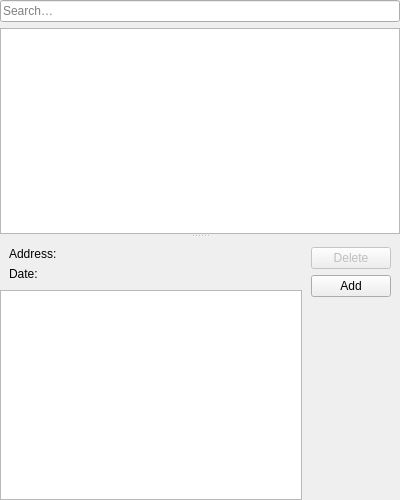
<?xml version="1.0" encoding="UTF-8"?>
<ui version="4.0">
 <class>Meerkat::NotesContentsWidget</class>
 <widget class="QWidget" name="Meerkat::NotesContentsWidget">
  <property name="geometry">
   <rect>
    <x>0</x>
    <y>0</y>
    <width>400</width>
    <height>500</height>
   </rect>
  </property>
  <layout class="QVBoxLayout" name="verticalLayout">
   <property name="leftMargin">
    <number>0</number>
   </property>
   <property name="topMargin">
    <number>0</number>
   </property>
   <property name="rightMargin">
    <number>0</number>
   </property>
   <property name="bottomMargin">
    <number>0</number>
   </property>
   <item>
    <widget class="QLineEdit" name="filterLineEdit">
     <property name="placeholderText">
      <string>Search…</string>
     </property>
     <property name="clearButtonEnabled">
      <bool>true</bool>
     </property>
    </widget>
   </item>
   <item>
    <widget class="QSplitter" name="splitter">
     <property name="orientation">
      <enum>Qt::Vertical</enum>
     </property>
     <property name="childrenCollapsible">
      <bool>false</bool>
     </property>
     <widget class="Meerkat::ItemViewWidget" name="notesViewWidget">
      <property name="contextMenuPolicy">
       <enum>Qt::CustomContextMenu</enum>
      </property>
      <property name="editTriggers">
       <set>QAbstractItemView::NoEditTriggers</set>
      </property>
      <property name="dragEnabled">
       <bool>true</bool>
      </property>
      <property name="dragDropMode">
       <enum>QAbstractItemView::DragDrop</enum>
      </property>
      <property name="defaultDropAction">
       <enum>Qt::CopyAction</enum>
      </property>
      <attribute name="headerVisible">
       <bool>false</bool>
      </attribute>
      <attribute name="headerDefaultSectionSize">
       <number>250</number>
      </attribute>
     </widget>
     <widget class="QWidget" name="detailsWidget" native="true">
      <layout class="QHBoxLayout" name="detailsLayout">
       <property name="spacing">
        <number>0</number>
       </property>
       <property name="leftMargin">
        <number>0</number>
       </property>
       <property name="topMargin">
        <number>0</number>
       </property>
       <property name="rightMargin">
        <number>0</number>
       </property>
       <property name="bottomMargin">
        <number>0</number>
       </property>
       <item>
        <layout class="QVBoxLayout" name="noteLayout">
         <item>
          <widget class="QWidget" name="informationWidget" native="true">
           <property name="sizePolicy">
            <sizepolicy hsizetype="Preferred" vsizetype="Minimum">
             <horstretch>0</horstretch>
             <verstretch>0</verstretch>
            </sizepolicy>
           </property>
           <layout class="QFormLayout" name="formLayout">
            <item row="0" column="0">
             <widget class="QLabel" name="addressLabel">
              <property name="text">
               <string>Address:</string>
              </property>
             </widget>
            </item>
            <item row="1" column="0">
             <widget class="QLabel" name="dateLabel">
              <property name="text">
               <string>Date:</string>
              </property>
             </widget>
            </item>
            <item row="0" column="1">
             <widget class="Meerkat::TextLabelWidget" name="addressLabelWidget" native="true"/>
            </item>
            <item row="1" column="1">
             <widget class="Meerkat::TextLabelWidget" name="dateLabelWidget" native="true"/>
            </item>
           </layout>
          </widget>
         </item>
         <item>
          <widget class="QPlainTextEdit" name="textEdit">
           <property name="sizePolicy">
            <sizepolicy hsizetype="Expanding" vsizetype="Expanding">
             <horstretch>0</horstretch>
             <verstretch>0</verstretch>
            </sizepolicy>
           </property>
          </widget>
         </item>
        </layout>
       </item>
       <item>
        <widget class="QWidget" name="actionsWidget" native="true">
         <layout class="QVBoxLayout" name="actionsLayout">
          <item>
           <widget class="QPushButton" name="deleteButton">
            <property name="enabled">
             <bool>false</bool>
            </property>
            <property name="text">
             <string>Delete</string>
            </property>
           </widget>
          </item>
          <item>
           <widget class="QPushButton" name="addButton">
            <property name="text">
             <string>Add</string>
            </property>
           </widget>
          </item>
          <item>
           <spacer name="verticalSpacer">
            <property name="orientation">
             <enum>Qt::Vertical</enum>
            </property>
            <property name="sizeHint" stdset="0">
             <size>
              <width>0</width>
              <height>0</height>
             </size>
            </property>
           </spacer>
          </item>
         </layout>
        </widget>
       </item>
      </layout>
     </widget>
    </widget>
   </item>
  </layout>
 </widget>
 <customwidgets>
  <customwidget>
   <class>Meerkat::ItemViewWidget</class>
   <extends>QTreeView</extends>
   <header>src/ui/ItemViewWidget.h</header>
  </customwidget>
  <customwidget>
   <class>Meerkat::TextLabelWidget</class>
   <extends>QWidget</extends>
   <header>src/ui/TextLabelWidget.h</header>
   <container>1</container>
  </customwidget>
 </customwidgets>
 <tabstops>
  <tabstop>filterLineEdit</tabstop>
  <tabstop>notesViewWidget</tabstop>
 </tabstops>
 <resources/>
 <connections/>
</ui>
